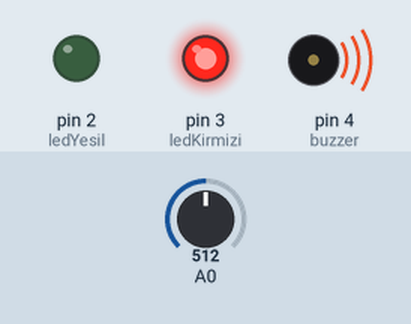
A sketch run on a simulated Arduino Uno, built with avr-gcc and run on an emulated ATmega328P. Shown: output pins drawn as LEDs (lit = HIGH), buzzer (waves = sounding, pin HIGH). The inputs (shaded band) are chosen by the test bench; at power-on: A0 = 512.

Above: at 1.2 s.
1.3 s: A0 set to 109
2.8 s: A0 set to 94
At 3.4 s:
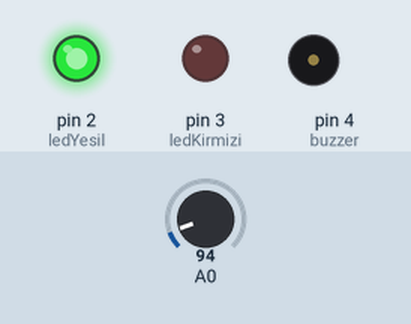
4.3 s: A0 set to 110
At 5.5 s:
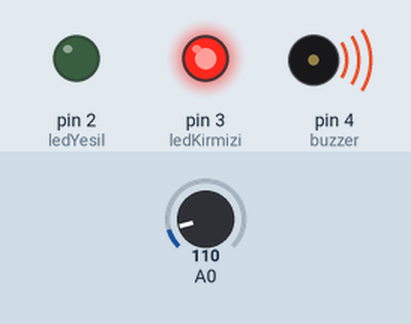
5.8 s: A0 set to 90
At 6.9 s:
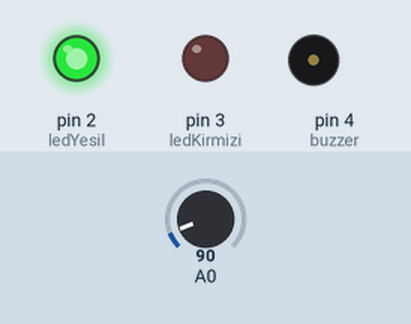
Timing chart, 0 to 8.3 s (numbered marks = the images above; inputs shaded):
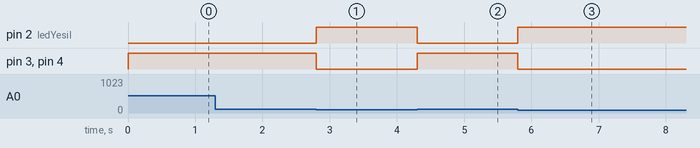

Measured:
- the behaviour switches between 101 and 100 on A0 (found by bisection; images 0 and 1)
- after the input at 1.3 s, every drawn part: stays the same
- after the input at 2.8 s, pin 2 (ledYesil): LOW → HIGH at once; pin 3 (ledKirmizi), pin 4 (buzzer): HIGH → LOW at once
- after the input at 4.3 s, pin 2 (ledYesil): HIGH → LOW at once; pin 3 (ledKirmizi), pin 4 (buzzer): LOW → HIGH at once
- after the input at 5.8 s, pin 2 (ledYesil): LOW → HIGH at once; pin 3 (ledKirmizi), pin 4 (buzzer): HIGH → LOW at once

The sketch:

Kod.ino
```cpp
int ledYesil = 2;
int ledKirmizi = 3;
int buzzer = 4;
void setup() {
  pinMode(ledYesil, OUTPUT);
  pinMode(ledKirmizi, OUTPUT);
  pinMode(buzzer, OUTPUT);
}
void loop() {
  if (analogRead(A0)>100) { //Gaz Varsa
    digitalWrite(ledYesil, 0);
    digitalWrite(ledKirmizi, 1);
    digitalWrite(buzzer, 1);
  }
  else { //Gaz Yoksa
    digitalWrite(ledYesil, 1);
    digitalWrite(ledKirmizi, 0);
    digitalWrite(buzzer, 0);
  }
}
```
